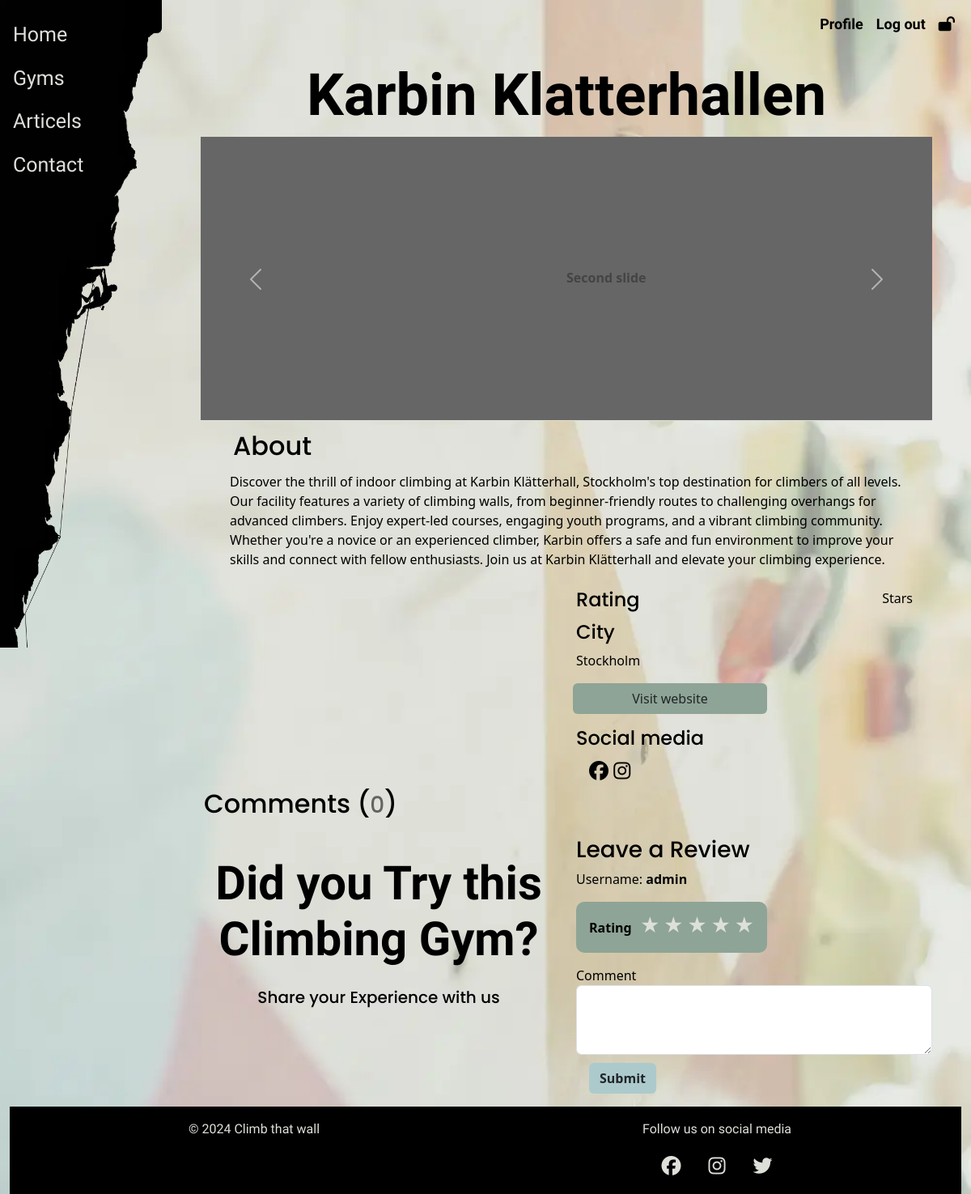
/climb_gyms/Climbing-gym-in-stockholm/ (signed in), run on the app's committed database.
### climb_gyms/models.py (models this page shows, shortened)
class ClimbingGyms(models.Model):
    user = models.ForeignKey(User, on_delete=models.CASCADE, blank=False, null=False)
    title = models.CharField(max_length=100, blank=False, null=False)
    slug = models.SlugField(max_length=100, blank=False, null=False)
    description = models.TextField(max_length=2000, blank=False, null=False)
    city = models.CharField(max_length=100, blank=False, null=False)
    maps = models.CharField(max_length=100, blank=False, null=False)
    images = models.ForeignKey(Images, on_delete=models.CASCADE)
    rating = models.FloatField(blank=True, null=True, default=0)
    socialmedia = models.ForeignKey(Socialmedia, on_delete=models.CASCADE)
    created_at = models.DateTimeField(auto_now_add=True)
    updated_at = models.DateTimeField(auto_now=True)
    class Meta:
        ordering = ['created_at']

### climb_gyms/views.py (the view)
# urls.py: path("<slug:slug>/", ClimbGymView.as_view(), name="gyms"),
class ClimbGymView(DetailView):
    template_name = 'climb_gyms/gym.html'
    model = ClimbingGyms
    context_object_name = "gym"
    def get_context_data(self, **kwargs):
        context = super().get_context_data(**kwargs)
        context['comments'] = Comments.objects.filter(climbing_gym=self.get_object())
        context['comment_count'] = context['comments'].count()
        return context

### climb_gyms/templates/climb_gyms/gym.html (shortened to what this page needs)
{% extends "base.html" %}
{% load static %}
{% block content %}
    <div class="container">
        <div class="row text-center">
            <div class="col">
                <h1 class="gymtitle">{{gym.title}}</h1>
            </div>
        </div>
        <div class="col headimagesroll mx-4">
            <div id="carouselExampleControls" class="carousel slide pointer-event" data-bs-ride="carousel">
                <div class="carousel-inner">
                  <div class="carousel-item active">
                    <svg class="bd-placeholder-img bd-placeholder-img-lg d-block w-100" width="800" height="350" xmlns="http://www.w3.org/2000/svg" role="img" aria-label="Placeholder: Second slide" preserveAspectRatio="xMidYMid slice" focusable="false"><title>Placeholder</title><rect width="100%" height="100%" fill="#666"></rect><text x="50%" y="50%" fill="#444" dy=".3em">Second slide</text></svg>
                  </div>
                </div>
                <button class="carousel-control-prev" type="button" data-bs-target="#carouselExampleControls" data-bs-slide="prev" fdprocessedid="4lzyib">
                  <span class="carousel-control-prev-icon" aria-hidden="true"></span>
                </button>
                <button class="carousel-control-next" type="button" data-bs-target="#carouselExampleControls" data-bs-slide="next" fdprocessedid="cn3i59">
                  <span class="carousel-control-next-icon" aria-hidden="true"></span>
                </button>
              </div>
        </div>
        <div class="row mx-4 justify-content-center">
            <div class="row ">
                <div class="col p-2 px-4">
                    <h2 class="p-1">About</h2>
                    <p>{{gym.description}}</p>
                </div>
            </div>
            <div class="row d-flex">
                <div class="col">
                </div>
                <div class="col">
                    <div class="row d-flex justify-content-between">
                        <div class="col">
                            <h4>Rating</h4>
                        </div>
                        <div class="col text-end">
                            <p>Stars</p>
                        </div>
                    </div>
                    <div class="col">
                        <h4>City</h4>
                        <div>{{gym.city}}</div>
                    </div>
                    <div class="row">
                        <a href="{{gym.website}}" class="btn btn-website">
                            Visit website
                        </a>
                    </div>
                    <div class="col">
                        <div class="col">
                            <h4>Social media</h4>
                        </div>
                        <div class="col icons-socialmedia">
                            {% if gym.socialmedia.facebook %}
                            <a href="{{gym.socialmedia.facebook}}">
                                <i class="fab fa-facebook"></i>
                            </a>
                            {% endif %}
                            {% if gym.socialmedia.instagram %}
                            <a href="{{gym.socialmedia.instagram}}">
                                <i class="fab fa-instagram"></i>
                            </a>
                            {% endif %}
                        </div>
                    </div>
                </div>
            </div>
        </div>
        <div class="col mx-4">
            <div class="col">
                <h2 class="p-1">Comments (<small>{{ comment_count }}</small>)</h2>
            </div>
            {% if request.user.is_authenticated %}
            <div class="row make-a-review my-3">
                <div class="col">
                    <form method="POST" action="{% url 'create_comment' gym.id %}" class="comment-form">
                        <h3>Leave a Review</h3>
                        <div> Username: <strong>{{ user.username }}</strong></div>
                            <div class="rating-box">
                                <p class="mb-0"><strong>Rating</strong></p>
                                <div class="rating-input">
                                    <label for="star-1"></label>
                                    <label for="star-2"></label>
                                    <label for="star-3"></label>
                                    <label for="star-4"></label>
                                    <label for="star-5"></label>
                                </div>
                            </div>
                            <div class="text-box">
                                <label for="comment">Comment</label>
                                <textarea class="form-control" id="comment" name="body" rows="3"></textarea>
                            </div>
                        <button type="submit" class="btn btn-search">Submit</button>
                    </form>
                </div>
                <div class="col">
                    {% if comments %}
                        {% for comment in comments %}
                        <div class="row view-comments py-2">
                        <a href="{% url 'profile' comment.user.id %}" aria-label="Click to view user profile {{comment.user.username}}">
                            <div class="col comment">
                                <div class="headercomments">
                                    <div class="image-container">
                                        {% if comment.user.profile.profile_pic %}
                                        <img src="{{ comment.user.profile.profile_pic.url }}" class="me-3 rounded-circle img-thumbnail" alt="{{ comment.user.profile.fav_climb }} Profile Photo">
                                        {% else %}
                                        <img src="{% static 'images/default_profile_pic.webp' %}" class="me-3 rounded-circle img-thumbnail" alt="Default Profile Photo">
                                        {% endif %}
                                    </div>
                                    <div class="col ms-3">
                                        <h5 class="mt-0"><small>Username: </small>{{ comment.user.username }}</h5>
                                        <small class="text-muted">Posted on  {{ comment.created_at|date:'h.m / d M Y' }}</small>
                                    </div>
                                </div>
                                <div class="body-comment my-3">
                                    <div class="comment-text">{{ comment.body }}</div>
                                </div>
                                {% if user.is_authenticated and comment.user == user %}
                                <div class="edit-btn ms-auto">
                                    <button class="btn btn-edit d-flex comment-icon" comment_id="{{ comment.id }}"><i class="fa-regular fa-pen-to-square"></i></button>
                                    <button class="btn btn-delete d-flex comment-icon" comment_id="{{ comment.id }}"><i class="fa-regular fa-trash-can"></i></button>
                                </div>
                                {% endif %}
                            </div>
                        </a>
                        </div>
                        {% endfor %}
                    {% else %}
                    <div class="form-title text-center my-4">
                        <h1>Did you Try this Climbing Gym?</h1>
                    </div>
                    <h5 class="text-center">Share your Experience with us</h5>
                    {% endif %}
                    </div>
            {% endif %}
        </div>
    </div>
{% endblock %}

### static/css/base.css (style rules this page uses)
:root { --off-white: #dde0d9 ; --grey-green: #8ea496; --black: #000; --light-blue: #accacc; --red: #aa2610; --light-red: #b57887; --yellow: #D1C66C; --off-white-80: rgb(221, 224, 217, .8); --grey-green-60: rgb(142, 164, 150, .6); --h1-font: 'Amatic SC', sans-serif; --heading-font: 'Arsenal SC', sans-serif; --header-font: 'Poppins', sans-serif; --body-font: 'Montserrat', sans-serif; --border: 2px solid #00000030; }
body { background: url(../images/background-image.webp) no-repeat center center/cover; color: var(--black); width: 100%; margin: 0; padding: 0; }
h1 { font-family: var(--h1-font); font-weight: 700; font-size: calc(1.375rem + 3vw); }
h2, h3, h4, h5, h6 { font-family: var(--header-font); }
h2 small { color: #636363; }
a { text-decoration: none; color: var(--black); }
.container { margin: 0; max-width: 100% !important; }
.active { font-weight: bold; border-bottom: 1px solid var(--off-white); }
.btn-search { background-color: var(--light-blue); font-weight: 600; margin: 0 1rem; }
.gymtitle { font-size: 6vw; font-weight: 700; }
.icons-socialmedia { font-size: 2vw; margin: 0 1rem; }
.btn-website { background-color: var(--grey-green); width: 20vw; margin: 1rem 0.5rem; }
.make-a-review { flex-direction: row-reverse; }
.text-box { margin-bottom: 10px; }
.rating-box { background-color: var(--grey-green); border-radius: 10px; display: flex; justify-content: center; width: max-content; align-items: center; gap: 10px; padding: 1rem; margin: 1rem 0; }
.rating-box label { position: relative; display: inline-block; color: var(--off-white); width: 25px; height: 25px; cursor: pointer; }
.rating-box label:before { content: '★'; position: absolute; top: 50%; left: 50%; transform: translate(-50%, -50%); font-size: 1.5rem; cursor: pointer; }
.rating-box label:after { content: ''; position: absolute; top: 50%; left: 50%; transform: translate(-50%, -50%); width: 40px; height: 40px; display: inline-block; border-radius: 50%; z-index: 1; font-size: 1.5rem; }

### data on the page
ClimbingGyms: title "Karbin Klatterhallen", description "Discover the thrill of indoor climbing at Karbin Klätterhall, Stockholm's top destination for climbers of all levels. Our facility features a variety of climbing walls, from beginner-friendly routes to challenging overhangs for advanced climbers. Enjoy expert-led courses, engaging youth programs, and a vibrant climbing community. Whether you're a novice or an experienced climber, Karbin offers a safe and fun environment to improve your skills and connect with fellow enthusiasts. Join us at Karbin Klätterhall and elevate your climbing experience.", city "Stockholm"

### other printed values
{{ comment_count }} "0"
{{ user.username }} "admin"
